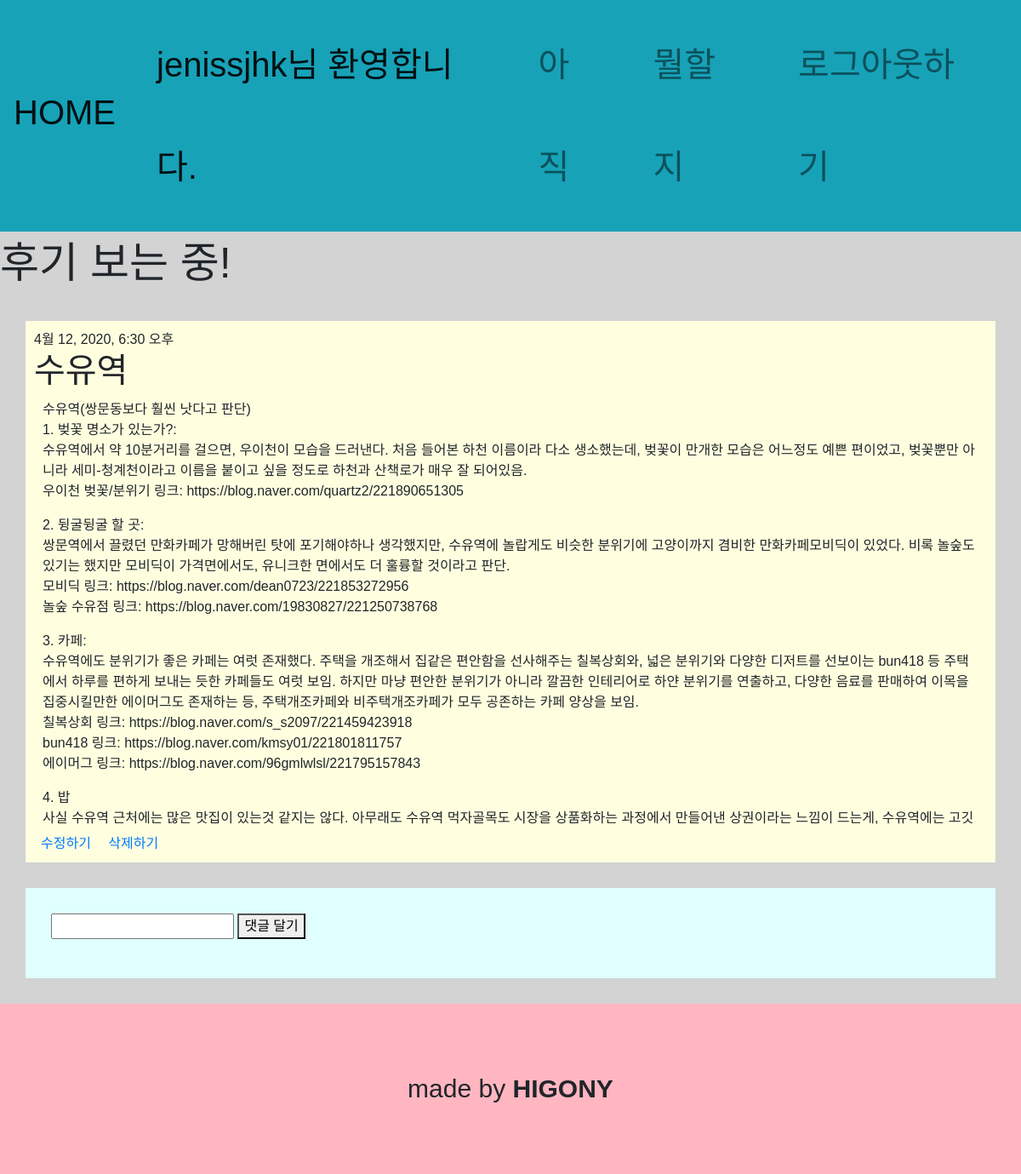
The app's page /detail/3 (signed in), older data.
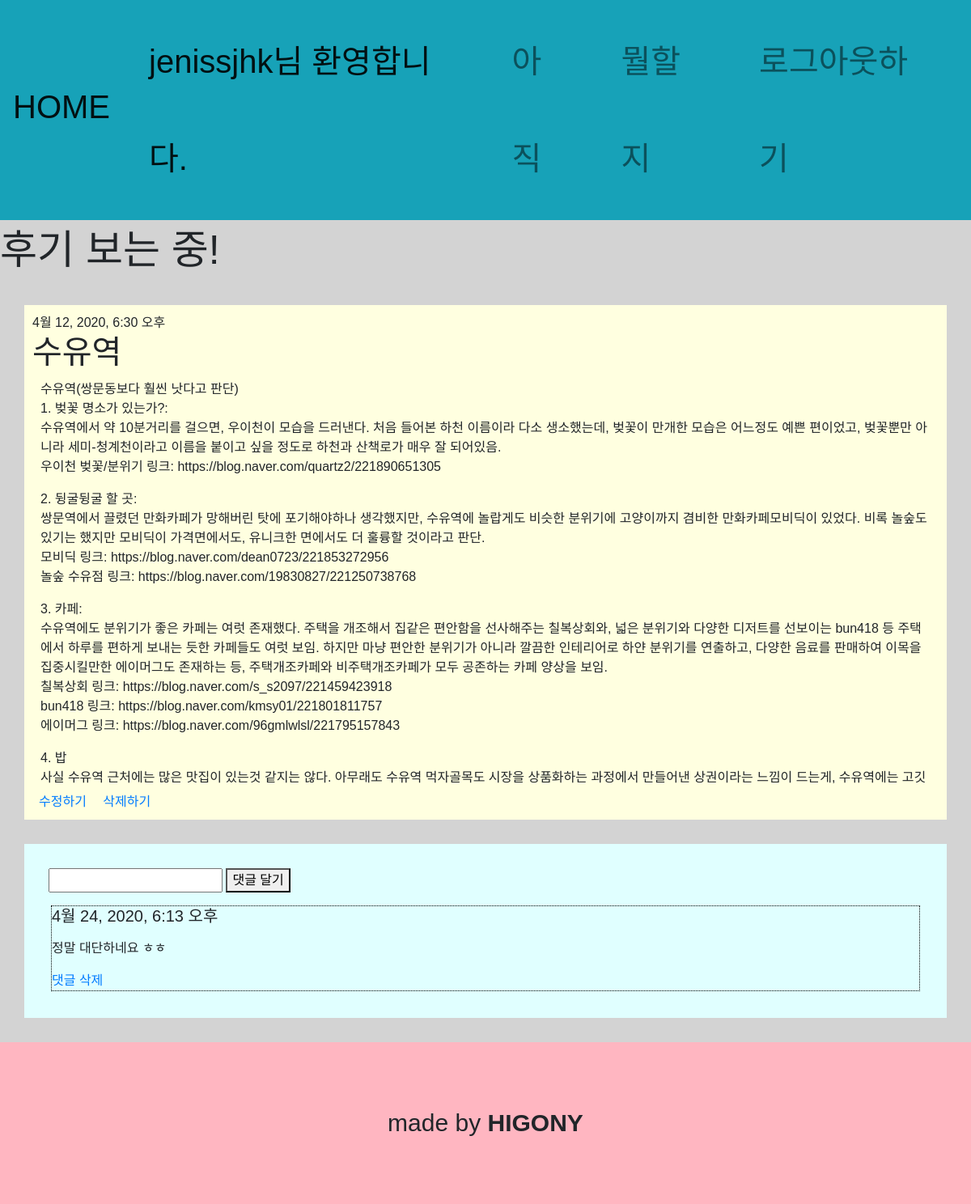
The same page, newer data.
### travel/models.py (models this page shows)
class Content(models.Model):
    objects = models.Manager()
    title=models.CharField(max_length=200)
    pub_date = models.DateTimeField(default=timezone.now)
    body = models.TextField(default = '')

class Comment(models.Model):
    objects = models.Manager()
    post = models.ForeignKey('Content', on_delete=models.CASCADE)
    text = models.TextField(default='')
    created_date = models.DateTimeField(default=timezone.now)

### travel/views.py (the view)
# urls.py: path('detail/<int:pk>', views.detail, name="detail"),
def detail(request, pk):
    post = get_object_or_404(Content, pk=pk)
    comment_list = Comment.objects.filter(post = post)
    if request.method == "POST":
        comment_form = CommentForm(request.POST)
        if comment_form.is_valid():
            comment = comment_form.save(commit = False)
            comment.created_date = timezone.now()
            comment.post = post
            comment.save()
            return redirect('detail', pk=pk)
    else:
        comment_form = CommentForm()
    return render(request, 'travel/detail.html', {'post': post, 'comment_list': comment_list, 'comment_form': comment_form})

### travel/forms.py
class CommentForm(forms.ModelForm):
    class Meta:
        model = Comment
        fields = ['text']

### travel/templates/travel/detail.html (shortened to what this page needs)
{%extends 'travel/base.html'%}
{%block content%}
{% load static %}
<!DOCTYPE html>
<html lang = "kor">
    <head>
    </head>
    <body>
        <header>
                <p>후기 보는 중!</p>
        </header>
        {%if user.is_authenticated%}
            <div id="form">
                <div class = "posts">
                    {%if post.pub_date%}
                        <div class = "list_date">
                            {{post.pub_date}}
                        </div>
                    {%endif%}
                    <h1>{{post.title}}</h1>
                    <div class="list_body">{{post.body|linebreaks}}</div>
                    <a href="{% url 'edit' pk=post.pk %}" class="px-2">수정하기</a>
                    <a href="{% url 'delete' pk=post.pk%}" class="px-2">삭제하기</a>
                </div>
                <div class = "below_posts">
                    <form method="POST">{%csrf_token%}
                        <input type="text" name="text">
                        <button type="summit">댓글 달기</button>
                    </form>
                    {%for comment in comment_list%}
                        <div class="each">
                            <h5> {{comment.created_date}}</h5>
                            <p>{{comment.text|linebreaks}}</p>
                            <a href="{% url 'delete_comment' pk=post.pk comment_pk=comment.pk %}">댓글 삭제</a><br>
                        </div>
                    {%endfor%}
                </div>
            </div>
        {%else%}
            <div class="warning">
                <h2>로그인 후 이용하실 수 있습니다.</h2>
                <a href="{%url 'login'%}">로그인/가입하기</a>
            </div>
        {%endif%}
        <footer>
            <p>made by <Strong>HIGONY</Strong></p>
        </footer>
    </body>
    {%endblock%}

### travel/templates/travel/base.html (shortened to what this page needs)
{%load static%}
<html>
    <head>
        <link rel="stylesheet" href="https://stackpath.bootstrapcdn.com/bootstrap/4.4.1/css/bootstrap.min.css">
        <link rel="stylesheet" type = "text/css" href = "{% static 'travel/css/home.css'%}"/>
    </head>
    <body>
            <nav class="navbar navbar-expand-lg navbar-light bg-info">
                <a class="navbar-brand" href="{%url 'home'%}"><h1>HOME</h1></a>
                <div class="collapse navbar-collapse justify-content-end" id="navbarNav">
                  <ul class="navbar-nav">
                    {%if user.is_authenticated%}
                    <li class="nav-item px-4 active">
                      <a class="nav-link disabled" href="#">{{user.username}}님 환영합니다.<span class="sr-only">(current)</span></a>
                    </li>
                    {%endif%}
                    <li class="nav-item px-4">
                      <a class="nav-link" href="#">아직</a>
                    </li>
                    <li class="nav-item px-4">
                      <a class="nav-link" href="#">뭘할지</a>
                    </li>
                    {%if user.is_authenticated%}
                    <li class="nav-item px-4">
                      <a class="nav-link" href="{% url 'logout' %}">로그아웃하기</a>
                    </li>
                    {%else%}
                    <li class="nav-item active">
                      <a class="nav-link" href="{% url 'login' %}">로그인/회원가입<span class="sr-only">(current)</span></a>
                    </li>
                    {%endif%}
                  </ul>
                </div>
            </nav>
        {%block content%}
        {%endblock%}
    </body>
</html>

### travel/static/travel/css/home.css (style rules this page uses)
* { box-sizing: border-box; font-family: 'Cafe24Oneprettynight', sans-serif; }
.navbar { line-height: 3.0; font-size: 40px; }
body { background-color: lightgray; }
header p { font-size: 50px; }
#form .posts { background-color: lightyellow; max-height: 800px; margin: 30px; padding: 10px; }
.list_body { margin: 10px; max-height: 500px; overflow: scroll; }
.each { border: 0.5px dotted black; margin: 3px; }
#form .below_posts { background-color: lightcyan; padding: 30px; margin: 30px; }
footer { height: 200px; background-color: lightpink; margin-top: 10px; }
footer p { height: 50px; width: 400px; margin: 0 auto; font-size: 30px; text-align: center; line-height: 200px; }

Row changes from the older to the newer data that the page shows:
added Comment: created_date "4월 24, 2020, 6:13 오후", text "정말 대단하네요 ㅎㅎ"
